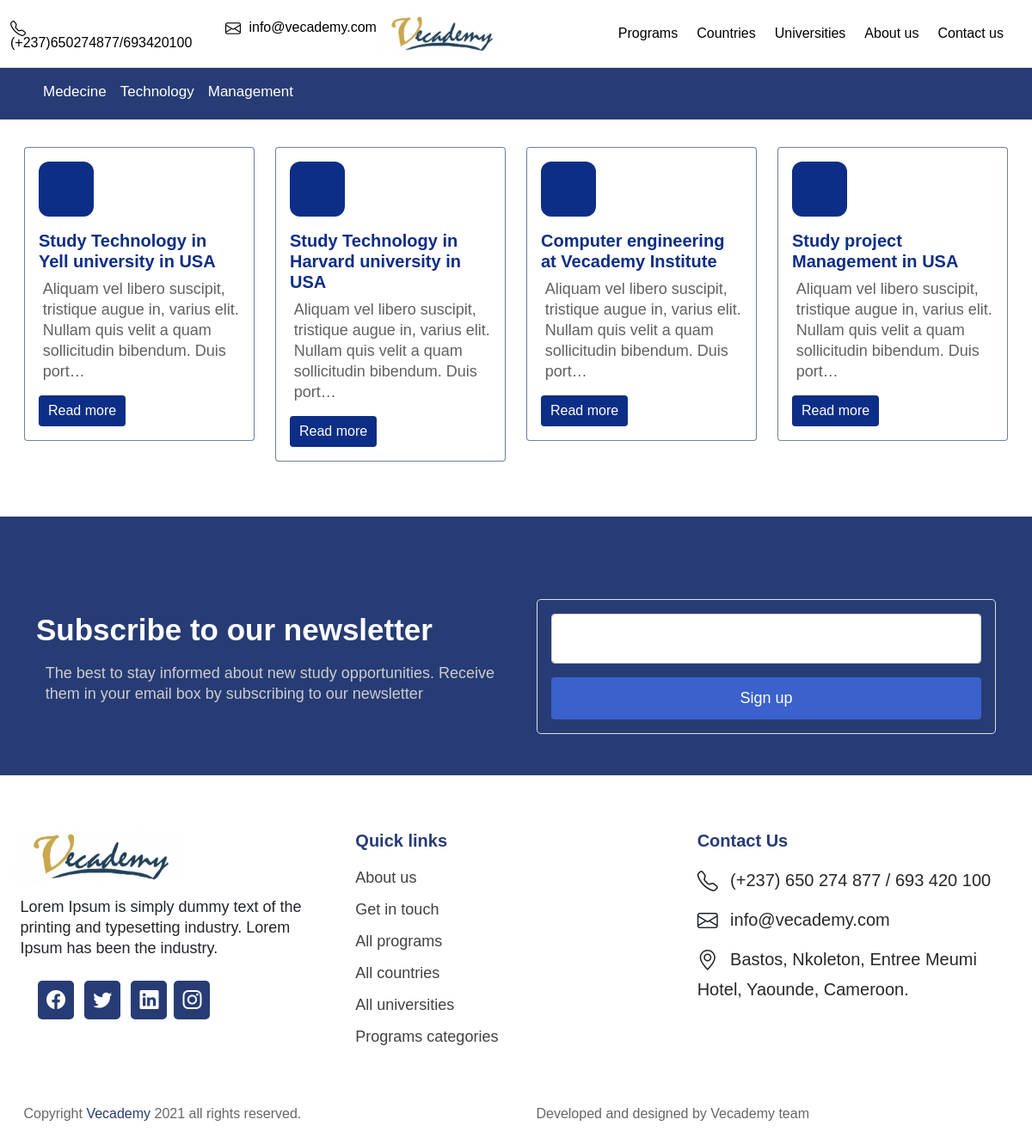
Page /programs on the committed database.
### main/models.py (models this page shows, shortened)
class ProgramCategory(models.Model):
    program_category_title = models.CharField(max_length=254, null= True, blank=True)
    program_category_description = RichTextField(null = True, blank = True)
    program_category_image = models.ImageField(default = 'default', upload_to = 'programs-images/%Y/%m/%d/')
    date_created = models.DateTimeField(auto_now_add=True, blank=True, null=True)
    last_update = models.DateTimeField(null=True, blank=True)
    set_draft = models.BooleanField(default=True)
    set_featured = models.BooleanField(default=False)
    class Meta:
        verbose_name = 'Program Category'
        verbose_name_plural = 'Program Categories'

class Program(models.Model):
    program_name = models.CharField(max_length=254, null=True, blank=True)
    program_category = models.ForeignKey(ProgramCategory, blank=True, null=True, on_delete=models.PROTECT)
    choose_university = models.ForeignKey(University, on_delete=models.PROTECT, null=True, blank=True)
    program_short_description = models.TextField(max_length=200, null=True, blank=True)
    program_description = RichTextField(blank = True, null = True)
    program_image = models.ImageField(default = 'default.png', upload_to = 'programs-images/%Y/%m/%d/')
    program_icon = IconField(null = True, blank =True, default = 'Graduation Cap')
    date_created = models.DateTimeField(auto_now_add=True, blank=True, null=True)
    last_update = models.DateTimeField(null=True, blank=True)
    set_draft = models.BooleanField(default=True)
    set_featured = models.BooleanField(default=False)
    class Meta:
        verbose_name = 'Program'
        verbose_name_plural = 'Programs'

### main/views.py (the view)
# urls.py: path('programs', views.programPage, name='programs'),
def programPage(request):
    category_to_navebar = ProgramCategory.objects.all().filter(set_draft = False, set_featured = True)
    program_to_form = Program.objects.all().filter(set_draft = False)
    all_programs = Program.objects.all().filter(set_draft = False)
    featured_post = BlogPost.objects.all().filter(set_draft = False, set_featured = True).order_by('-date_created')[:8]
    context = {
        'program_to_form':program_to_form,
        'featured_post':featured_post,
        'all_programs':all_programs,
        'category_to_navebar':category_to_navebar,
    }
    return render(request, 'main/program.html', context)

### main/templates/main/program.html (shortened to what this page needs)
{% extends 'main/index.html' %}
{% load static %}
{% block contain%}
<main class="p-1 p-lg-3 mt-lg-3 mt-4">
    {% if all_programs %}
    <div class="container-fluid " id="featured-3">
        <div class="row g-4 mb-5 ">
            {% for item in all_programs %}
            <div class="feature col-lg-3 col-md-6 col-12">
                <a href="{% url 'single-program' item.program_name %}">
                    <div style="border-color: #273c75a8;" class="card p-3">
                        <div class="feature-icon icon-bg-color">
                        </div>
                        <h3 class="main-color"><a href="{% url 'single-program' item.program_name %}">{{item.program_name}}</a></h3>
                        <p style="color: rgb(97, 97, 97);">{{item.program_short_description|truncatechars:120}}</p>
                        <div class="row">
                            <div class="col-6">
                                <a href="{% url 'single-program' item.program_name %}" class="btn read-more">Read more</a>
                            </div>
                        </div>
                    </div>
                </a>
            </div>
            {% endfor %}
        </div>
    </div>
    {% endif %}
</main>
{% include 'main/newsletter.html' %}
{% endblock %}

### main/templates/main/navbar.html
{% load static %}
{% if category_to_navebar %}
<div class="main-bg-color py-2">
    <div class="container">
        <div class="nav-scroller">
            <nav class="nav">
                {% for item in category_to_navebar %}
                <a class="p-2 text-white" href="{% url 'single-category' item.program_category_title %}">{{item.program_category_title}}</a>
                {% endfor %}
            </nav>
        </div>
    </div>
</div>
{% endif %}

### static/css/main.css (style rules this page uses)
body { font-family: proxima-nova, Helvetica, Arial, sans-serif; }
h3 { font-family: proxima-nova, Helvetica, Arial, sans-serif; font-weight: 600; line-height: 24px; font-size: 20px; }
p { font-family: proxima-nova, Helvetica, Arial, sans-serif; font-weight: 400; line-height: 24px; font-size: 18px; padding-left: 2%; }
.main-bg-color { background-color: #273c75; }
.main-color { color: #273c75; text-decoration: none; }
.nav-scroller { position: relative; z-index: 2; height: 2.75rem; overflow-y: hidden; }
.nav-scroller .nav { display: flex; flex-wrap: nowrap; padding-bottom: 1rem; margin-top: -1px; overflow-x: auto; text-align: center; white-space: nowrap; -webkit-overflow-scrolling: touch; }
.nav-scroller .nav a { text-decoration: none; font-size: 17px; color: #273c75; font-weight: 500; }
.icon-bg-color { background-color: #0d2e86; }
.main-color a { color: #0d2e86; text-decoration: none; }
.read-more { width: auto; padding: 5px 10px 5px 10px; background-color: #0d2e86; text-decoration: none; color: white; }
.feature-icon { display: inline-flex; align-items: center; justify-content: center; width: 4rem; height: 4rem; margin-bottom: 1rem; font-size: 2rem; color: #fff; border-radius: .75rem; }

### rows in the picture
ProgramCategory: program_category_title "Medecine"
ProgramCategory: program_category_title "Technology"
ProgramCategory: program_category_title "Management"
Program: program_name "Study Technology in Yell university in USA", program_short_description "Aliquam vel libero suscipit, tristique augue in, varius elit. Nullam quis velit a quam sollicitudin bibendum. Duis port…"
Program: program_name "Study Technology in Harvard university in USA", program_short_description "Aliquam vel libero suscipit, tristique augue in, varius elit. Nullam quis velit a quam sollicitudin bibendum. Duis port…"
Program: program_name "Computer engineering at Vecademy Institute", program_short_description "Aliquam vel libero suscipit, tristique augue in, varius elit. Nullam quis velit a quam sollicitudin bibendum. Duis port…"
Program: program_name "Study project Management in USA", program_short_description "Aliquam vel libero suscipit, tristique augue in, varius elit. Nullam quis velit a quam sollicitudin bibendum. Duis port…"
